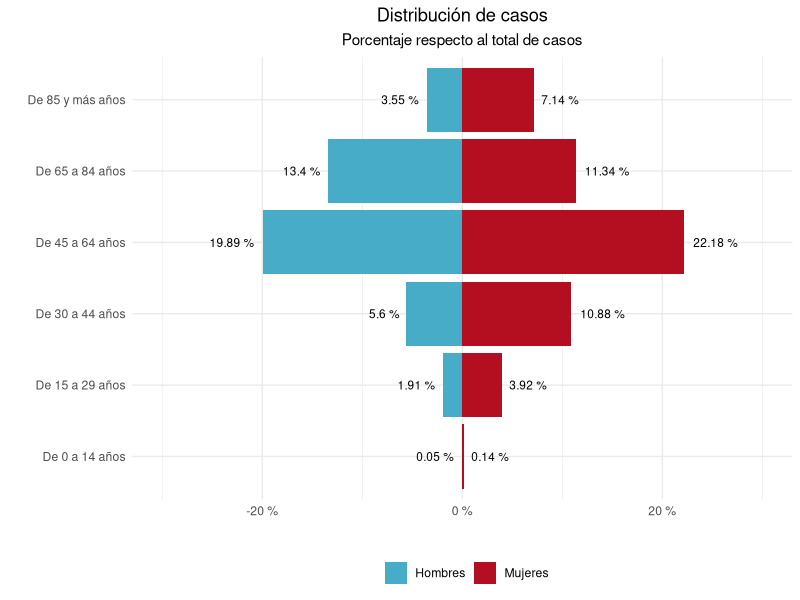
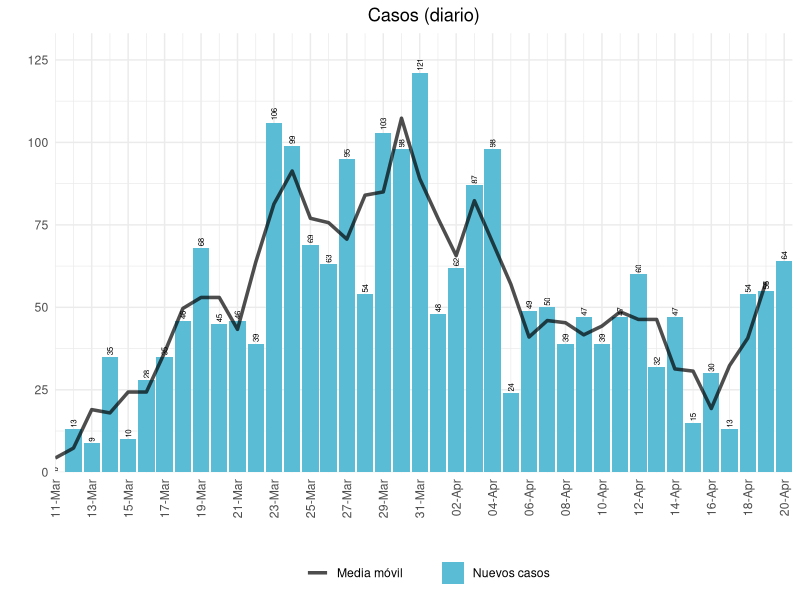
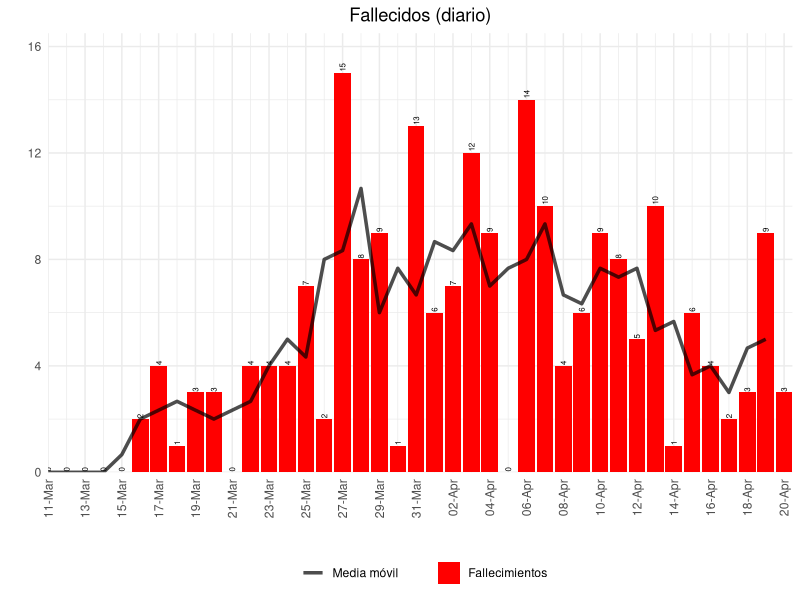
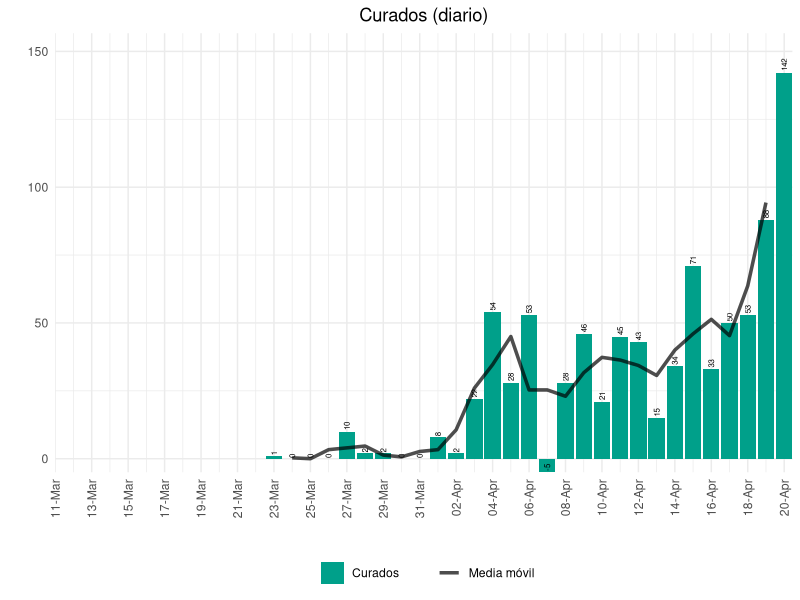
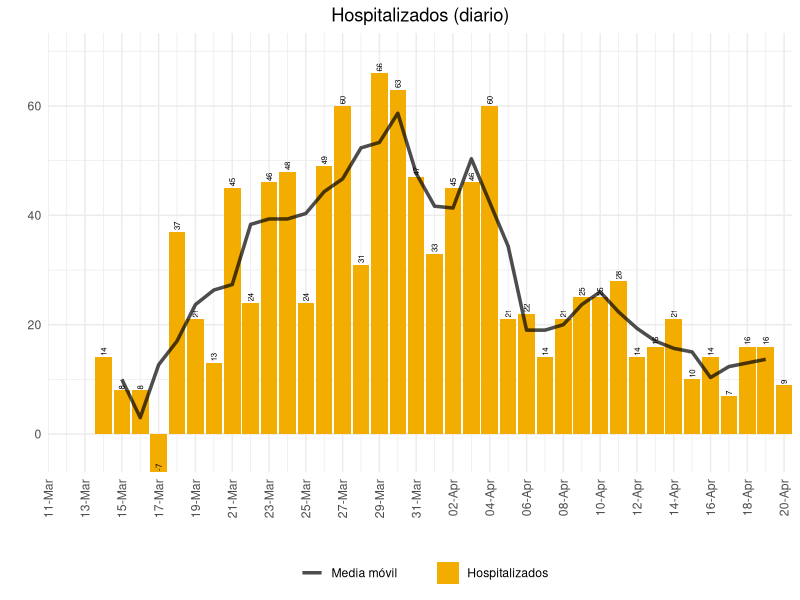
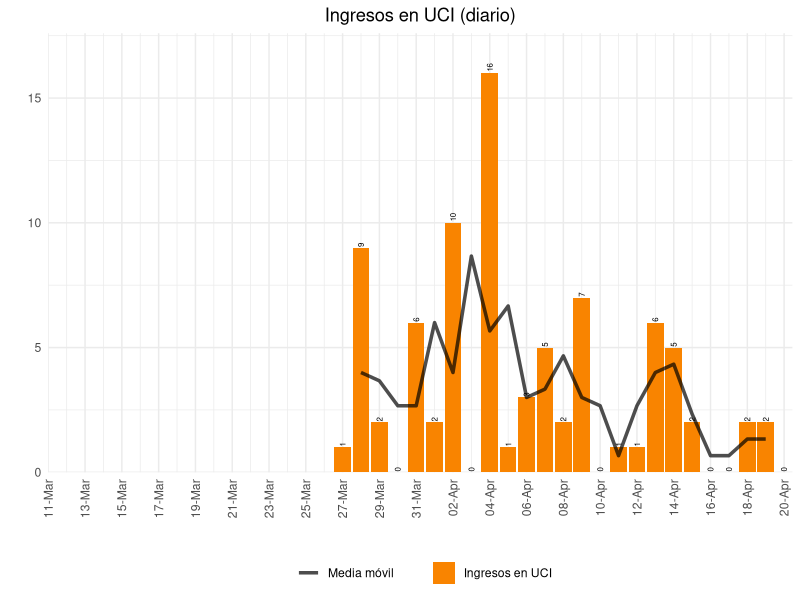
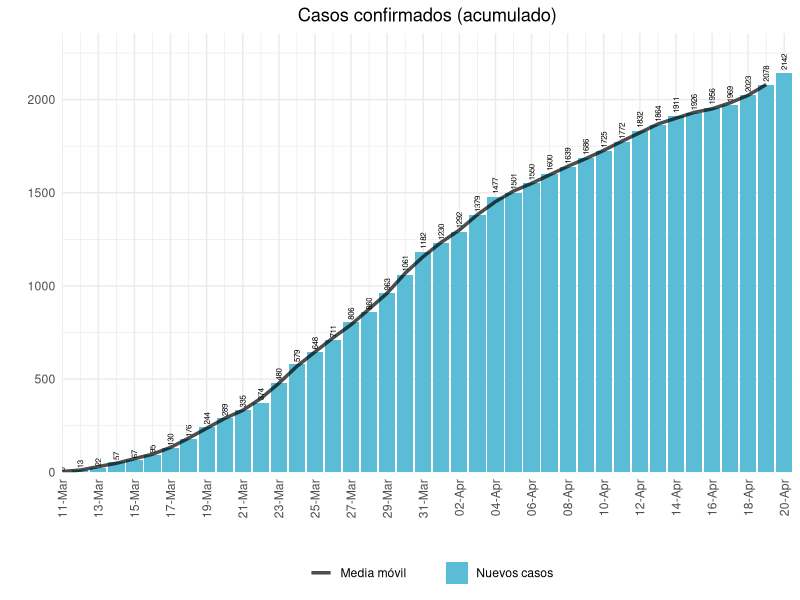
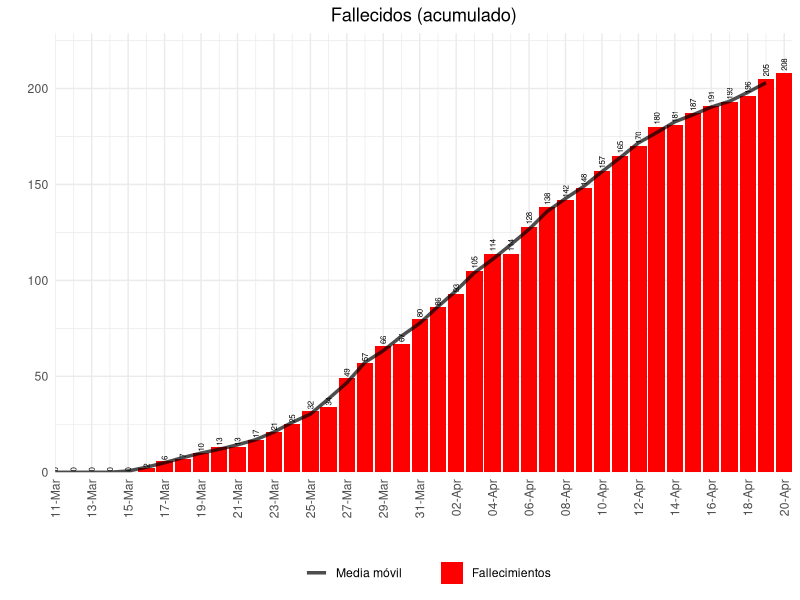

Source code (R) for these figures, in order:
## ---- chunk 1
knitr::opts_chunk$set(echo = TRUE)

library(ggplot2)

## ---- chunk 2

datos <- read.csv2('datos.csv', stringsAsFactors = FALSE)
datos$Fecha <- as.Date(datos$Fecha, format = '%d/%m/%Y')

edad <- read.csv2('datos_edad.csv', stringsAsFactors = FALSE, encoding = 'UTF-8')
#edad <- edad[-which(edad$Edad == 'TOTAL' | edad$Sexo == 'Ambos sexos'),]
edad$Valor <- 100*edad$Valor/sum(edad$Valor)

## ---- chunk 3

# función de disgregación
diario <- function(datos, columna){
  aux <- datos[which(datos$Medida == columna),]
  aux <- aux[order(aux$Fecha, decreasing = FALSE),]
  aux$Valor[-1] <- aux$Valor[-1] - aux$Valor[-dim(aux)[1]]
  
  return(aux)
}

# función para calcular la media movil de n días
media_movil <- function(datos, dias){
  datos$Valor <- filter(datos$Valor, rep(1/dias, dias), sides=2)
  
  return(datos)
}

# función para calcular la ratio de crecimiento en n días
ratio_crec <- function(datos, dias){
  datos$Valor_aux <- datos$Valor
  sapply(dias:dim(datos)[1], function(x){
    datos$Valor[x] <<- datos$Valor_aux[x] / datos$Valor_aux[x - (dias - 1)] 
  })
  
  datos$Valor[which(datos$Valor == Inf)] <- NaN
  
  return(datos)
}

# función para dibujar la evolución diaria
evolucion <- function(datos, titulo, color){
  ggplot(datos, aes(x = Fecha, y = Valor)) +
    geom_col(fill = color) +
    geom_text(data = datos, aes(x = Fecha, y = Valor, label = round(Valor, 2)), size = 2, vjust = 0.5, hjust = -0.2, angle = 90) +
    geom_hline(yintercept = 1, alpha = 0.7) +
    scale_x_date(date_breaks = '2 days', date_labels = '%d-%b', limits = c(as.Date('11-03-2020', format = '%d-%m-%Y'), NA), expand = c(0,0)) +
    labs(title = titulo, x = '', y = '') +
    theme_minimal() +
    theme(axis.text.x = element_text(angle = 90, vjust = 0.5, hjust = 1),
          plot.title = element_text(hjust = 0.5))
}

# función para dibujar la evolución diaria y media móvil
evolucion_movil <- function(datos1, datos2, titulo, serie, color){
  ggplot() +
    geom_col(data=datos1, aes(x = Fecha, y = Valor, fill = serie)) +
    geom_line(data=datos2, aes(x = Fecha, y = Valor, color = 'Media móvil'), alpha = 0.7, size = 1.2) +
    geom_text(data = datos1, aes(x = Fecha, y = Valor, label = round(Valor, 2)), size = 2, vjust = 0.5, hjust = -0.2, angle = 90) +
    scale_fill_manual('', values = color) +
    scale_color_manual('', values = 'black') +
    scale_x_date(date_breaks = '2 days', date_labels = '%d-%b', limits = c(as.Date('11-03-2020', format = '%d-%m-%Y'), NA), expand = c(0,0)) +
    scale_y_continuous(expand = c(0, 0, 0.1, 0)) +
    labs(title = titulo, x = '', y = '') +
    theme_minimal() +
    theme(axis.text.x = element_text(angle = 90, vjust=0.5, hjust=1),
          plot.title = element_text(hjust = 0.5),
          legend.position = 'bottom')
}

ratios <- function(curados, datos, serie, color){
  aux <- curados
  aux$Valor <- (aux$Valor - datos$Valor)/(aux$Valor + datos$Valor)
  
  ggplot() +
    geom_col(data = aux, aes(x = Fecha, y = ifelse(Valor > 0, Valor, 0), fill = 'Curados')) +
    geom_col(data = aux, aes(x = Fecha, y = ifelse(Valor < 0, Valor, 0), fill = serie)) +
    geom_text(data = aux, aes(x = Fecha, y = Valor, label = round(Valor, 2), hjust = ifelse(Valor > 0, -0.2, 1.2)), vjust = 0.5, size = 2, angle = 90) +
    geom_hline(yintercept = 0, alpha = 0.7) +
    scale_fill_manual('', values =  setNames(c('#00A08A', color), c('Curados', serie))) +
    scale_x_date(date_breaks = '2 days', date_labels = '%d-%b', limits = c(as.Date('11-03-2020', format = '%d-%m-%Y'), NA), expand = c(0,0)) +
    scale_y_continuous(expand = c(0.1, 0, 0.1, 0)) +
    labs(title = paste0('Ratio Curados/',serie), x = '', y = '') +
    theme_minimal() +
    theme(axis.text.x = element_text(angle = 90, vjust=0.5, hjust=1),
          plot.title = element_text(hjust = 0.5),
          legend.position = 'bottom')
}

## ---- chunk 4
ggplot(data=edad, aes(x = Edad, y = ifelse(Sexo == 'Hombres', -Valor, Valor), fill = Sexo)) + 
  geom_bar(stat = "identity") +
  geom_text(data = edad, aes(x = Edad, y = ifelse(Sexo == 'Hombres', -Valor, Valor), label = paste(round(Valor, 2), '%'), vjust = 0.5, hjust = ifelse(Sexo == 'Hombres', 1.2, -0.2)), size = 3) +
  scale_fill_manual('', values = c('#46ACC8','#B40F20')) +
  scale_y_continuous(limits = c(-30, 30), labels = function(x) paste(x, '%')) +
  coord_flip() +
  labs(title = 'Distribución de casos', subtitle = 'Porcentaje respecto al total de casos', x = '', y = '') +
    theme_minimal() +
    theme(axis.text.x = element_text(vjust=1, hjust=0.5),
          plot.title = element_text(hjust = 0.5),
          plot.subtitle = element_text(hjust = 0.5),
          legend.position = 'bottom')
## ---- chunk 5

#d_diarios <- datos[which(datos$Medida == 'Nuevos casos'),]
d_diarios <- diario(datos, 'Confirmados')

evolucion_movil(d_diarios, media_movil(d_diarios, 3), 'Casos (diario)', 'Nuevos casos', '#5BBCD6')

## ---- chunk 6

f_diarios <- diario(datos, 'Fallecimientos')

evolucion_movil(f_diarios, media_movil(f_diarios, 3), 'Fallecidos (diario)', 'Fallecimientos', '#FF0000')


## ---- chunk 7

c_diarios <- diario(datos, 'Curados')

evolucion_movil(c_diarios, media_movil(c_diarios, 3), 'Curados (diario)', 'Curados', '#00A08A')

## ---- chunk 8

h_diarios <- diario(datos, 'Hospitalizados')

evolucion_movil(h_diarios, media_movil(h_diarios, 3), 'Hospitalizados (diario)', 'Hospitalizados', '#F2AD00')

## ---- chunk 9

u_diarios <- diario(datos, 'Total UCI')

evolucion_movil(u_diarios, media_movil(u_diarios, 3), 'Ingresos en UCI (diario)', 'Ingresos en UCI', '#F98400')

## ---- chunk 10

d_diarios_a <- datos[which(datos$Medida == 'Confirmados'),]

evolucion_movil(d_diarios_a, media_movil(d_diarios_a, 3), 'Casos confirmados (acumulado)', 'Nuevos casos', '#5BBCD6')

## ---- chunk 11

f_diarios_a <- datos[which(datos$Medida == 'Fallecimientos'),]

evolucion_movil(f_diarios_a, media_movil(f_diarios_a, 3), 'Fallecidos (acumulado)', 'Fallecimientos', '#FF0000')


## ---- chunk 12

c_diarios_a <- datos[which(datos$Medida == 'Curados'),]

evolucion_movil(c_diarios_a, media_movil(c_diarios_a, 3), 'Curados (acumulado)', 'Curados', '#00A08A')

## ---- chunk 13

h_diarios_a <- datos[which(datos$Medida == 'Hospitalizados'),]

evolucion_movil(h_diarios_a, media_movil(h_diarios_a, 3), 'Hospitalizados (acumulado)', 'Hospitalizados', '#F2AD00')

## ---- chunk 14

u_diarios_a <- datos[which(datos$Medida == 'Total UCI'),]

evolucion_movil(u_diarios_a, media_movil(u_diarios_a, 3), 'Ingresos en UCI (acumulado)', 'Ingresos en UCI', '#F98400')

## ---- chunk 15

d_diarios_r <- ratio_crec(datos[which(datos$Medida == 'Confirmados'),], 4)

evolucion(d_diarios_r, 'Casos confirmados (ratio de crecimiento)', '#5BBCD6')

## ---- chunk 16

f_diarios_r <- ratio_crec(datos[which(datos$Medida == 'Fallecimientos'),], 4)

evolucion(f_diarios_r, 'Fallecidos (ratio de crecimiento)', '#FF0000')


## ---- chunk 17

c_diarios_r <- ratio_crec(datos[which(datos$Medida == 'Curados'),], 4)

evolucion(c_diarios_r, 'Curados (ratio de crecimiento)', '#00A08A')

## ---- chunk 18

h_diarios_r <- ratio_crec(datos[which(datos$Medida == 'Hospitalizados'),], 4)

evolucion(h_diarios_r, 'Hospitalizados (ratio de crecimiento)', '#F2AD00')

## ---- chunk 19

u_diarios_r <- ratio_crec(datos[which(datos$Medida == 'Total UCI'),], 4)

evolucion(u_diarios_r, 'Ingresos en UCI (ratio de crecimiento)', '#F98400')

## ---- chunk 20

ratios(c_diarios, d_diarios, 'Casos', '#5BBCD6')

## ---- chunk 21

ratios(c_diarios, f_diarios, 'Fallecidos', '#FF0000')

## ---- chunk 22

ratios(c_diarios, h_diarios, 'Hospitalizados', '#F2AD00')

## ---- chunk 23

ratios(c_diarios, u_diarios, 'Ingresos en UCI', '#F98400')
